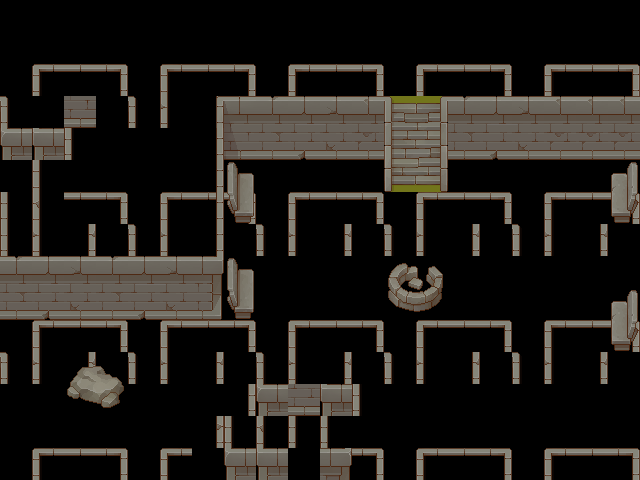

This game map was drawn from its Tiled (.tmx) file and the tilesets committed beside it. A one-line description and the trimmed map source follow:
An orthogonal 20x15 tile map with 32x32 px tiles, 2 tile layers (suelo, colisiones), 4 tilesets.

<map version="1.8" tiledversion="1.8.4" orientation="orthogonal" renderorder="right-down" width="20" height="15" tilewidth="32" tileheight="32" infinite="0" nextlayerid="3" nextobjectid="1">
 <tileset firstgid="1" source="Tileset Wall.tsx" />
 <tileset firstgid="65" source="Tileset Wall.tsx" />
 <tileset firstgid="321" source="Struct.tsx" />
 <tileset firstgid="577" source="Props.tsx" />
 <layer id="1" name="suelo" width="20" height="15">
  <data>[300 cells, 300 non-empty, 38 distinct tile ids]</data>
 </layer>
 <layer id="2" name="colisiones" width="20" height="15">
  <data>[300 cells, 57 non-empty, 26 distinct tile ids]</data>
 </layer>
</map>
